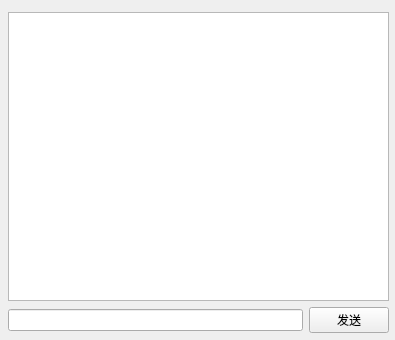
<?xml version="1.0" encoding="UTF-8"?>
<ui version="4.0">
 <class>Chat</class>
 <widget class="QWidget" name="Chat">
  <property name="geometry">
   <rect>
    <x>0</x>
    <y>0</y>
    <width>395</width>
    <height>340</height>
   </rect>
  </property>
  <property name="windowTitle">
   <string>聊天框</string>
  </property>
  <widget class="QWidget" name="">
   <property name="geometry">
    <rect>
     <x>8</x>
     <y>12</y>
     <width>381</width>
     <height>321</height>
    </rect>
   </property>
   <layout class="QGridLayout" name="gridLayout">
    <item row="0" column="0">
     <widget class="QTextEdit" name="textEdit"/>
    </item>
    <item row="1" column="0">
     <layout class="QHBoxLayout" name="horizontalLayout_2">
      <item>
       <widget class="QLineEdit" name="lineEdit_text"/>
      </item>
      <item>
       <widget class="QPushButton" name="pushButton_send">
        <property name="text">
         <string>发送</string>
        </property>
       </widget>
      </item>
     </layout>
    </item>
   </layout>
  </widget>
 </widget>
 <resources/>
 <connections/>
</ui>
